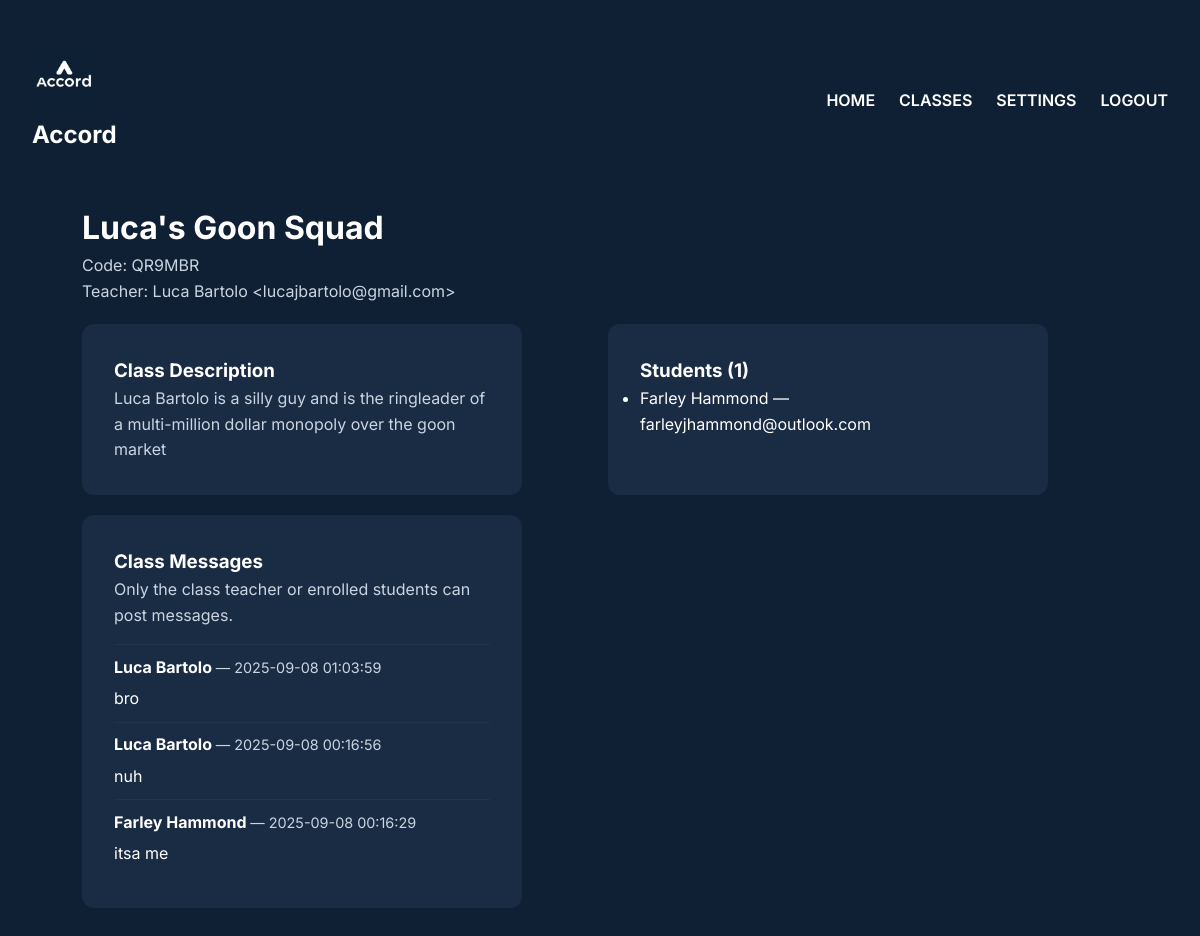
Screenshot of /class/5 (signed in) with the database file from the repository.
### tables this page shows
CREATE TABLE classes (
    classID     INTEGER PRIMARY KEY AUTOINCREMENT,
    className   TEXT NOT NULL,
    code        TEXT NOT NULL UNIQUE, -- random join code
    teacherID   INTEGER NOT NULL, description TEXT,
    FOREIGN KEY (teacherID) REFERENCES users(userID)
);

CREATE TABLE users (
    userID      INTEGER PRIMARY KEY AUTOINCREMENT,
    name        TEXT NOT NULL,
    email       TEXT NOT NULL UNIQUE,
    password    TEXT NOT NULL,
    role        TEXT CHECK(role IN ('student', 'teacher')) NOT NULL
);

CREATE TABLE class_messages (
    messageID INTEGER PRIMARY KEY AUTOINCREMENT,
    classID   INTEGER NOT NULL,
    senderID  INTEGER NOT NULL,
    content   TEXT NOT NULL,
    timestamp DATETIME DEFAULT CURRENT_TIMESTAMP,
    FOREIGN KEY (classID) REFERENCES classes(classID),
    FOREIGN KEY (senderID) REFERENCES users(userID)
);

### main.py (the view)
@app.route("/class/<int:class_id>")
def class_detail(class_id):
    user = logged_in_user()
    if not user:
        flash("Please log in", "warning")
        return redirect(url_for("login"))
    c = db.get_class_by_id(class_id)
    if not c:
        flash("Class not found", "danger")
        return redirect(url_for("classes"))
    teacher = db.get_user_by_id(c[3])  # class tuple: (classID, className, code, teacherID, description)
    students = db.list_students_in_class(class_id)
    messages = db.list_class_messages(class_id, limit=200)
    enrolled = (user["role"] == "teacher" and user["id"] == c[3]) or db.is_student_enrolled(class_id, user["id"])
    return render_template("class_detail.html",
                           class_row=c, teacher=teacher, students=students,
                           messages=messages, user=user, enrolled=enrolled)

### database_manager.py (called while the page is built)
def get_connection():
    con = sql.connect(DB_PATH)
    con.execute("PRAGMA foreign_keys = ON;")
    return con

def get_user_by_id(userID):
    con = get_connection()
    cur = con.cursor()
    cur.execute("SELECT * FROM users WHERE userID = ?", (userID,))
    u = cur.fetchone()
    con.close()
    return u

def get_class_by_id(classID):
    con = get_connection()
    cur = con.cursor()
    cur.execute("SELECT * FROM classes WHERE classID = ?", (classID,))
    c = cur.fetchone()
    con.close()
    return c

def is_student_enrolled(classID, studentID):
    con = get_connection()
    cur = con.cursor()
    cur.execute("SELECT 1 FROM enrollments WHERE classID = ? AND studentID = ?", (classID, studentID))
    r = cur.fetchone()
    con.close()
    return bool(r)

def list_students_in_class(classID):
    con = get_connection()
    cur = con.cursor()
    cur.execute("""
        SELECT u.userID, u.name, u.email
        FROM users u
        JOIN enrollments e ON u.userID = e.studentID
        WHERE e.classID = ?
    """, (classID,))
    rows = cur.fetchall()
    con.close()
    return rows

def list_class_messages(classID, limit=100):
    con = get_connection()
    cur = con.cursor()
    cur.execute("""
        SELECT cm.messageID, cm.classID, cm.senderID, cm.content, cm.timestamp, u.name
        FROM class_messages cm
        JOIN users u ON cm.senderID = u.userID
        WHERE cm.classID = ?
        ORDER BY cm.timestamp DESC
        LIMIT ?
    """, (classID, limit))
    rows = cur.fetchall()
    con.close()
    return rows

### main.py (called while the page is built)
def logged_in_user():
    return session.get("user")  # return current user data from table: id, name, email, role

### templates/class_detail.html (shortened to what this page needs)
{% extends "layout.html" %}
{% block content %}
<div class="page">
  <div class="page-header">
    <div>
      <h1>{{ class_row[1] }}</h1>
      <p class="muted">Code: {{ class_row[2] }}</p>
      <p class="muted">Teacher: {{ teacher[1] }} &lt;{{ teacher[2] }}&gt;</p>
    </div>
  </div>
  <div class="grid">
    <div class="card">
      <h3>Class Description</h3>
      <p class="muted">{{ class_row[4] or "No description yet." }}</p>
    </div>
    <div class="card">
      <h3>Students ({{ students|length }})</h3>
      {% if students %}
        <ul>
          {% for s in students %}
            <li>{{ s[1] }} — {{ s[2] }}</li>
          {% endfor %}
        </ul>
      {% else %}
        <p class="muted">No students enrolled yet.</p>
      {% endif %}
    </div>
  </div>
  <div style="margin-top:1.25rem;" class="card">
    <h3>Class Messages</h3>
    {% if enrolled %}
      <form method="POST" action="{{ url_for('class_message', class_id=class_row[0]) }}">
        <textarea name="content" rows="3" placeholder="Write a message..." style="width:100%; padding:0.6rem; margin-bottom:0.5rem;"></textarea>
        <button class="btn" type="submit">Post message</button>
      </form>
    {% else %}
      <p class="muted">Only the class teacher or enrolled students can post messages.</p>
    {% endif %}
    <div style="margin-top:1rem;">
      {% if messages %}
        {% for m in messages %}
          <div style="border-top:1px solid rgba(255,255,255,0.04); padding:0.6rem 0;">
            <div style="font-weight:700;">{{ m[5] }} <span class="muted" style="font-weight:400; font-size:0.9rem;"> — {{ m[4] }}</span></div>
            <div style="margin-top:6px;">{{ m[3] }}</div>
          </div>
        {% endfor %}
      {% else %}
        <p class="muted">No messages yet.</p>
      {% endif %}
    </div>
  </div>
</div>
{% endblock %}

### static/css/style.css (style rules this page uses)
* { margin: 0; padding: 0; box-sizing: border-box; }
body { background: #0f2034; font-family: "Inter", sans-serif; font-size: 1rem; color: #ffffff; line-height: 1.6; }
.card { background: #1a2b44; padding: 2rem; border-radius: 12px; width: 100%; max-width: 440px; color: #fff; }
.muted { color: #cbd5e1; }
.page { padding: 2rem; max-width: 1100px; margin: auto; color: #fff; }
.page-header { display:flex; justify-content:space-between; align-items:center; margin-bottom:1.25rem; }
.grid { display:grid; grid-template-columns: repeat(auto-fit, minmax(240px, 1fr)); gap:1rem; }

### rows the page displays
classes: className "Luca's Goon Squad", code "QR9MBR", description "Luca Bartolo is a silly guy and is the ringleader of a multi-million dollar monopoly over the goon market"
users: name "Luca Bartolo", email "lucajbartolo@gmail.com"
users: name "Farley Hammond", email "farleyjhammond@outlook.com"
class_messages: name "Luca Bartolo", timestamp "2025-09-08 01:03:59", content "bro"
class_messages: name "Luca Bartolo", timestamp "2025-09-08 00:16:56", content "nuh"
class_messages: name "Farley Hammond", timestamp "2025-09-08 00:16:29", content "itsa me"

### other values shown
{{ students|length }} "1"
